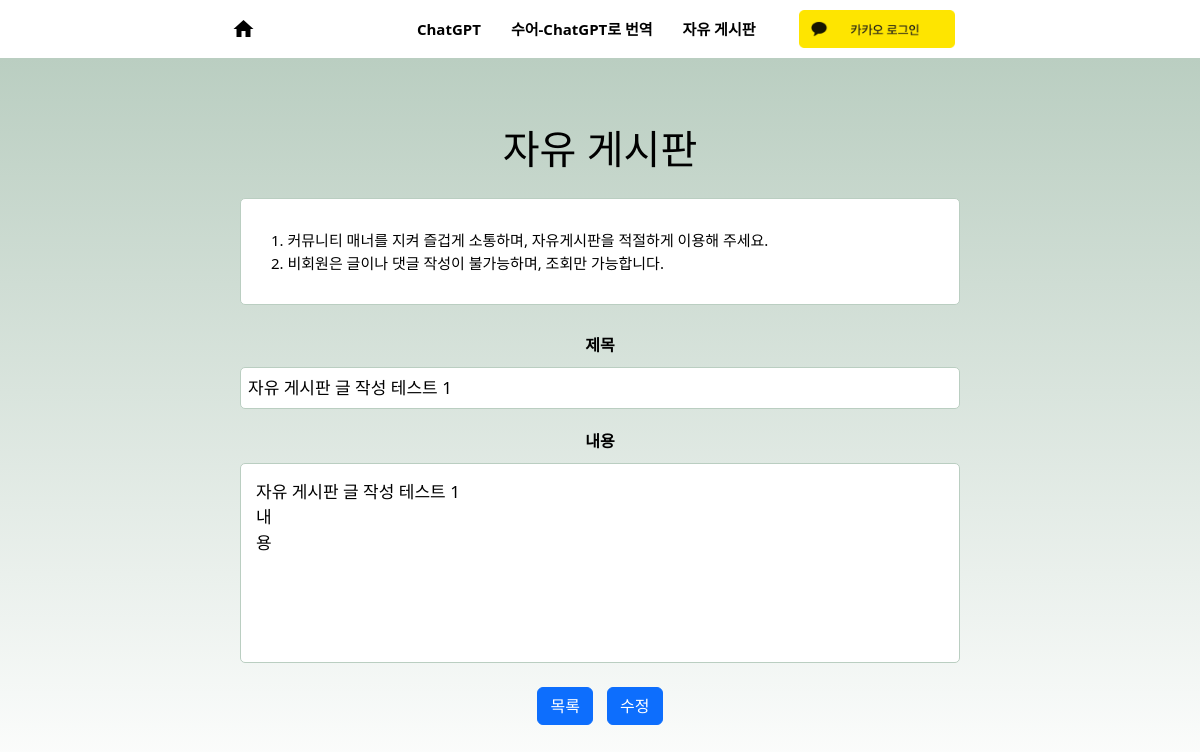
The page /board/modify/17/?page=1 on the database as committed earlier.
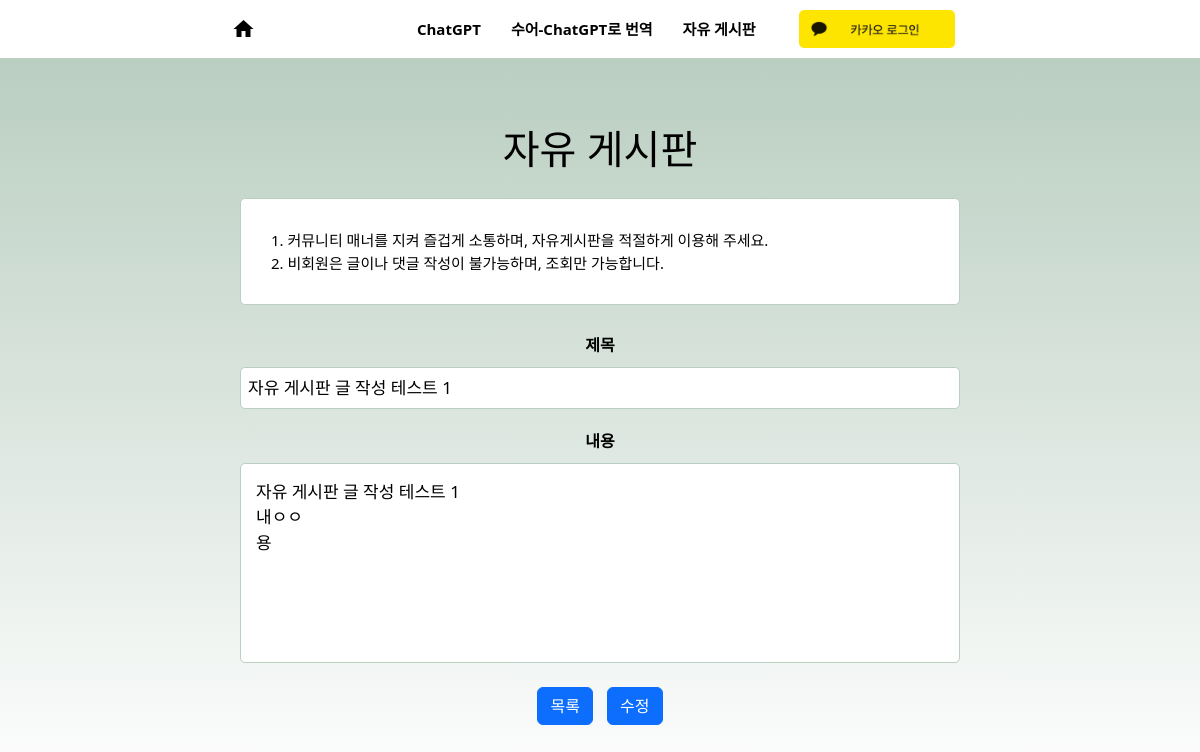
The same page on the database as committed later.
### board/models.py (models this page shows)
class Board(models.Model):
    board_id = models.AutoField(primary_key=True)
    user = models.ForeignKey(Users, on_delete=models.CASCADE)
    title = models.CharField(max_length=50)
    body = models.TextField()
    created_datetime = models.DateTimeField(auto_now_add=True)
    modified_datetime = models.DateTimeField(auto_now=True)
    is_deleted = models.BooleanField(default=False)

### board/views.py (the view)
# urls.py: path('modify/<int:board_id>/', views.board_modify_get, name='modify_get'),
def board_modify_get(request, board_id):
    post = models.Board.objects.get(board_id=board_id)
    context = {
        "cur_page": request.GET.get("page", 1),
        "post": post,
        "type": "modify"
    }
    return render(request, "board/write.html", context)

### board/templates/board/write.html (shortened to what this page needs)
{% extends 'base.html' %}
{% load static %}
{% block extrahead %}
<link rel="stylesheet" href="{% static 'board/common.css' %}">
<link rel="stylesheet" href="{% static 'board/write.css' %}">
{% endblock %}
{% block content %}
<div class="hero text-center text-white main">
    <div>
        <h2 class="display-6 mt-3">자유 게시판</h2>
        <div class="description mb-2">
            <p class="lead m-0" style="text-align: left;">
                1. 커뮤니티 매너를 지켜 즐겁게 소통하며, 자유게시판을 적절하게 이용해 주세요.<br/>
                2. 비회원은 글이나 댓글 작성이 불가능하며, 조회만 가능합니다.
            </p>
        </div>
        {% if type == "write" %}
            <form action="{% url 'board:write' %}" method="post">
        {% else %}
            <form action="{% url 'board:modify_post' %}" method="post">
        {% endif %}
                <label for="title">제목</label>
                <input type="text" id="title" name="title" maxlength="50" value="{{ post.title }}" required>
                <br>
                <label for="body">내용</label>
                <textarea id="body" name="body" rows="4" required>{{ post.body }}</textarea>
                <br>
                <div class="my-4">
                    <a href="/board/?page={{ cur_page }}" class="btn btn-primary" style="margin-right: 5px;">목록</a>
                    <button {% if type == "write" %}type="submit"{% else %}type="button" onClick="board_modify('{{ post.board_id }}', '{{ cur_page }}')"{% endif %} class="btn btn-primary" style="margin-left:5px;">{% if type == "write" %}작성{% else %}수정{% endif %}</button>
                </div>
            </form>
    </div>
</div>
{% endblock %}

Rows that differ between the two databases and show on the page:
changed Board "자유 게시판 글 작성 테스트 1": body "자유 게시판 글 작성 테스트 1 내 용" → "자유 게시판 글 작성 테스트 1 내ㅇㅇ 용"
